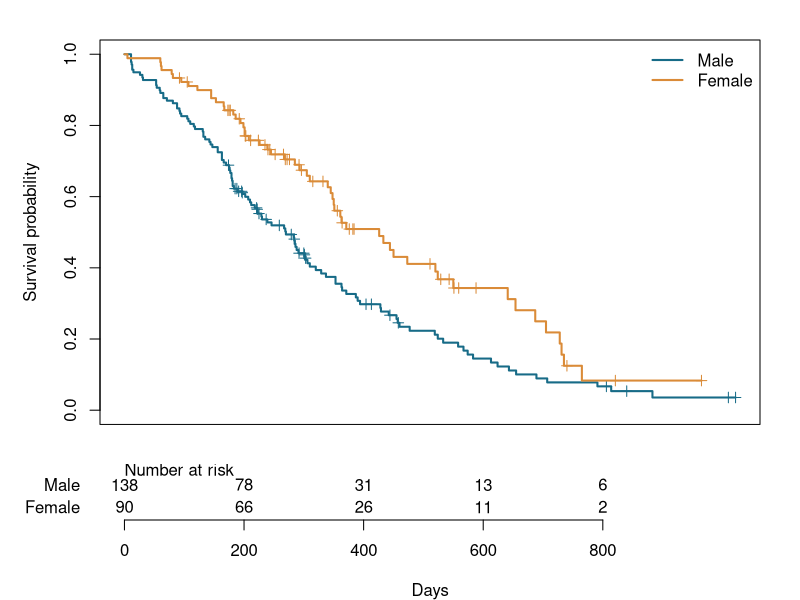
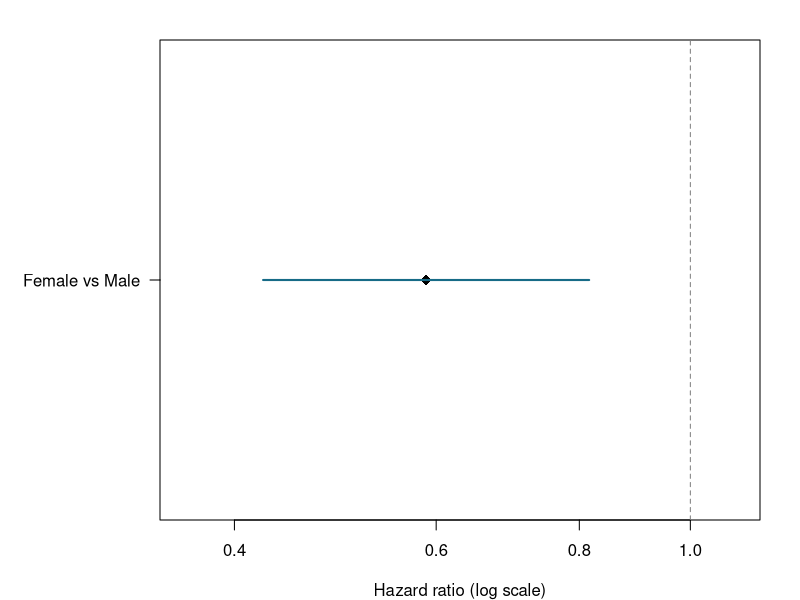
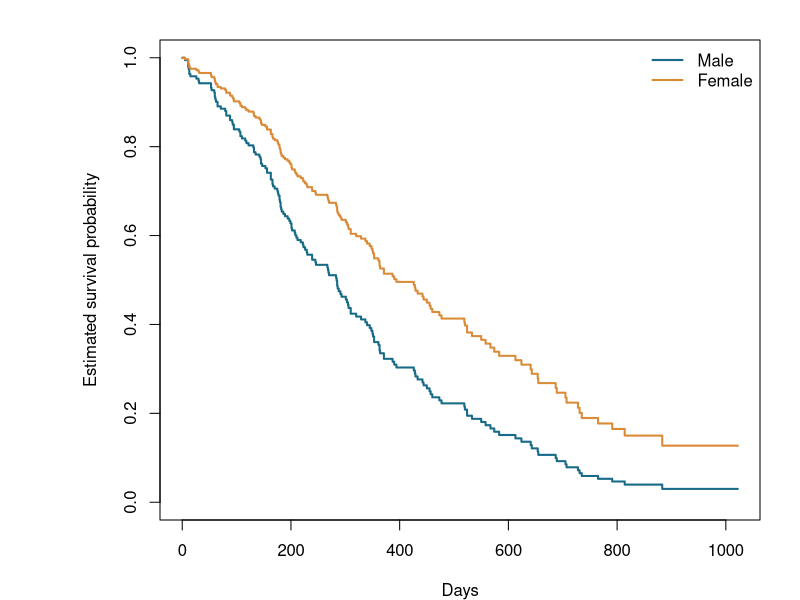
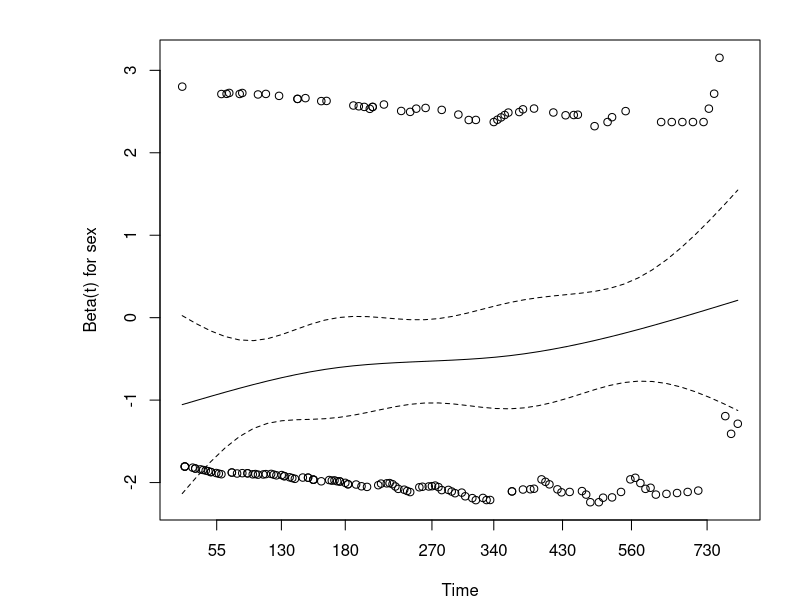

Write R code to recreate these figures, in order.
## ---- chunk 1
#| label: executive-summary-setup
#| include: false
summary_data <- survival::lung
summary_data$event <- as.integer(summary_data$status == 2)
summary_data$sex <- factor(summary_data$sex, levels=c(1,2), labels=c("男性","女性"))
summary_fit <- survival::coxph(survival::Surv(time,event)~sex,
                              data=summary_data,ties="efron",x=TRUE,y=TRUE)
summary_sm <- summary(summary_fit)
summary_hr <- summary_sm$conf.int[1,]
summary_ph <- survival::cox.zph(summary_fit)$table["GLOBAL","p"]
summary_c <- survival::concordance(summary_fit)$concordance
## ---- chunk 2
# 載入套件與內建資料；若缺套件，先 install.packages("survival")。
library(survival)
raw_data <- survival::lung

variable_info <- data.frame(
  變數 = c("time", "status", "sex", "event"),
  角色 = c("追蹤時間", "原始狀態", "主要解釋變數", "建模事件欄"),
  說明 = c("天", "1=設限、2=死亡", "1=男性、2=女性", "0=設限、1=死亡")
)
knitr::kable(variable_info, caption = "本次分析使用的變數")
## ---- chunk 3
stopifnot(all(na.omit(raw_data$status) %in% c(1, 2)))
stopifnot(all(na.omit(raw_data$sex) %in% c(1, 2)))
d <- raw_data
d$event <- as.integer(d$status == 2)
d$sex <- factor(d$sex, levels = c(1, 2), labels = c("男性", "女性"))

missing <- colSums(is.na(d[c("time", "event", "sex")]))
knitr::kable(data.frame(欄位 = names(missing), 缺失數 = unname(missing)))
# 此範例的分析欄位應完整；若換自備資料有缺失，先決定處理策略。
stopifnot(!anyNA(d[c("time", "event", "sex")]))
stopifnot(all(d$event %in% c(0, 1)), all(d$time > 0))
knitr::kable(data.frame(
  原始列數 = nrow(raw_data), 分析列數 = nrow(d),
  死亡事件數 = sum(d$event), 設限數 = sum(d$event == 0)
))
## ---- chunk 4
fit <- coxph(Surv(time, event) ~ sex, data = d,
             ties = "efron", x = TRUE, y = TRUE, na.action = na.fail)
summary(fit)
## ---- chunk 5
sm <- summary(fit)
beta <- unname(coef(fit)[1])
se <- sqrt(vcov(fit)[1, 1])
z <- beta / se
p_effect <- 2 * pnorm(-abs(z))
result <- data.frame(
  比較 = "女性相對男性", HR = exp(beta),
  CI下限 = exp(beta - qnorm(.975) * se),
  CI上限 = exp(beta + qnorm(.975) * se),
  Wald_Z = z, p值 = p_effect
)
knitr::kable(result, digits = 4, caption = "性別的 HR、95% CI 與 Wald 檢定")
## ---- chunk 6
#| fig-width: 9
#| fig-height: 7
#| fig-cap: "按性別分組的 KM 存活曲線與 At-risk table"
km <- survfit(Surv(time,event)~sex,data=d)
risk_times <- c(0,200,400,600,800)
risk_matrix <- sapply(risk_times,function(t)
  vapply(levels(d$sex),function(g) sum(d$sex==g & d$time>=t),integer(1)))
rownames(risk_matrix) <- c("Male","Female")
colnames(risk_matrix) <- risk_times
layout(matrix(1:2,ncol=1),heights=c(4,1.4))
par(mar=c(1,5,2,2))
plot(km,col=c("#176b87","#da8b38"),lwd=2,mark.time=TRUE,
     xlim=c(0,max(d$time)),xlab="",ylab="Survival probability",xaxt="n")
legend("topright",legend=c("Male","Female"),col=c("#176b87","#da8b38"),lwd=2,bty="n")
par(mar=c(4,5,1,2))
plot(NA,xlim=c(0,max(d$time)),ylim=c(.5,2.8),xlab="Days",ylab="",yaxt="n",xaxt="n",bty="n")
axis(1,at=risk_times);axis(2,at=c(2,1),labels=c("Male","Female"),las=1,tick=FALSE)
text(0,2.65,"Number at risk",adj=0)
for(i in 1:2) text(risk_times,3-i,risk_matrix[i,])
layout(1)
## ---- chunk 7
km_summary <- summary(km,times=c(200,400,600,800),data.frame=TRUE)
km_table <- data.frame(性別=sub("sex=","",km_summary$strata),天數=km_summary$time,
  在風險人數=km_summary$n.risk,存活機率=km_summary$surv,
  CI下限=km_summary$lower,CI上限=km_summary$upper)
knitr::kable(km_table,digits=3,caption="指定時間點的 KM 存活估計與95% CI")
stopifnot(all(risk_matrix[,1]==as.integer(table(d$sex))))
## ---- chunk 8
#| fig-width: 8
#| fig-height: 3
#| fig-cap: "女性相對男性的 HR 與95% Wald CI（對數刻度）"
par(mar=c(4,8,2,2))
plot(result$HR,1,log="x",xlim=range(c(result$CI下限,result$CI上限,1)) * c(.85,1.1),
     ylim=c(.5,1.5),yaxt="n",ylab="",xlab="Hazard ratio (log scale)",pch=18,cex=1.5)
segments(result$CI下限,1,result$CI上限,1,lwd=2,col="#176b87")
abline(v=1,lty=2,col="gray50")
axis(2,at=1,labels="Female vs Male",las=1)
## ---- chunk 9
con <- concordance(fit)
c_index <- unname(con$concordance)
c_se <- sqrt(unname(con$var))
knitr::kable(data.frame(Harrell_C=c_index,SE=c_se,
  CI下限=max(0,c_index-qnorm(.975)*c_se),CI上限=min(1,c_index+qnorm(.975)*c_se)),
  digits=3,caption="原分析資料的表觀 C-index 與近似95% CI")
## ---- chunk 10
#| fig-cap: "只含性別之 Cox 模型估計存活曲線"
#| fig-width: 8
#| fig-height: 5
new_d <- data.frame(sex = factor(c("男性", "女性"), levels = levels(d$sex)))
curves <- survfit(fit, newdata = new_d)
plot(curves, col = c("#176b87", "#da8b38"), lwd = 2,
     xlab = "Days", ylab = "Estimated survival probability")
legend("topright", legend = c("Male", "Female"),
       col = c("#176b87", "#da8b38"), lwd = 2, bty = "n")
## ---- chunk 11
ph <- cox.zph(fit)
knitr::kable(as.data.frame(ph$table), digits = 4,
             caption = "Schoenfeld 殘差的比例風險假設檢定")
p_ph <- unname(ph$table["GLOBAL", "p"])
## ---- chunk 12
#| fig-cap: "縮放 Schoenfeld 殘差診斷圖：估計性別效果隨時間的變化"
#| fig-width: 8
#| fig-height: 5
plot(ph)
## ---- chunk 13
sessionInfo()
